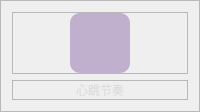
                            <widget class="QFrame" name="frame_220">
                             <property name="frameShape">
                              <enum>QFrame::Shape::StyledPanel</enum>
                             </property>
                             <property name="frameShadow">
                              <enum>QFrame::Shadow::Raised</enum>
                             </property>
                             <layout class="QVBoxLayout" name="verticalLayout_108">
                              <item>
                               <widget class="QFrame" name="frame_221">
                                <property name="frameShape">
                                 <enum>QFrame::Shape::StyledPanel</enum>
                                </property>
                                <property name="frameShadow">
                                 <enum>QFrame::Shadow::Raised</enum>
                                </property>
                                <layout class="QHBoxLayout" name="horizontalLayout_135">
                                 <property name="spacing">
                                  <number>0</number>
                                 </property>
                                 <property name="leftMargin">
                                  <number>0</number>
                                 </property>
                                 <property name="topMargin">
                                  <number>0</number>
                                 </property>
                                 <property name="rightMargin">
                                  <number>0</number>
                                 </property>
                                 <property name="bottomMargin">
                                  <number>0</number>
                                 </property>
                                 <item>
                                  <widget class="QPushButton" name="btn6">
                                   <property name="sizePolicy">
                                    <sizepolicy hsizetype="Expanding" vsizetype="Preferred">
                                     <horstretch>0</horstretch>
                                     <verstretch>0</verstretch>
                                    </sizepolicy>
                                   </property>
                                   <property name="minimumSize">
                                    <size>
                                     <width>60</width>
                                     <height>60</height>
                                    </size>
                                   </property>
                                   <property name="maximumSize">
                                    <size>
                                     <width>60</width>
                                     <height>60</height>
                                    </size>
                                   </property>
                                   <property name="font">
                                    <font>
                                     <family>微软雅黑</family>
                                     <pointsize>15</pointsize>
                                     <italic>false</italic>
                                     <bold>false</bold>
                                    </font>
                                   </property>
                                   <property name="cursor">
                                    <cursorShape>PointingHandCursor</cursorShape>
                                   </property>
                                   <property name="layoutDirection">
                                    <enum>Qt::LayoutDirection::LeftToRight</enum>
                                   </property>
                                   <property name="styleSheet">
                                    <string notr="true">QPushButton {
	background-image: url(:/forms/icons/heart_rate.png);
	border: no;
    background-position: center;
    background-repeat: no-repeat; 
	border-radius: 10px;
	background-color: rgba(82, 28, 129,0.3);

}

QPushButton:hover {
	background-color: rgb(162, 98, 199);
	border: none;
}</string>
                                   </property>
                                   <property name="text">
                                    <string/>
                                   </property>
                                  </widget>
                                 </item>
                                </layout>
                               </widget>
                              </item>
                              <item>
                               <widget class="QFrame" name="frame_222">
                                <property name="frameShape">
                                 <enum>QFrame::Shape::StyledPanel</enum>
                                </property>
                                <property name="frameShadow">
                                 <enum>QFrame::Shadow::Raised</enum>
                                </property>
                                <layout class="QHBoxLayout" name="horizontalLayout_136">
                                 <property name="spacing">
                                  <number>0</number>
                                 </property>
                                 <property name="leftMargin">
                                  <number>0</number>
                                 </property>
                                 <property name="topMargin">
                                  <number>0</number>
                                 </property>
                                 <property name="rightMargin">
                                  <number>0</number>
                                 </property>
                                 <property name="bottomMargin">
                                  <number>0</number>
                                 </property>
                                 <item>
                                  <widget class="QLabel" name="label_85">
                                   <property name="styleSheet">
                                    <string notr="true">font: 11pt &quot;微软雅黑&quot;;
color: rgb(221, 221, 221);
</string>
                                   </property>
                                   <property name="text">
                                    <string>心跳节奏</string>
                                   </property>
                                   <property name="alignment">
                                    <set>Qt::AlignmentFlag::AlignCenter</set>
                                   </property>
                                  </widget>
                                 </item>
                                </layout>
                               </widget>
                              </item>
                             </layout>
                            </widget>
